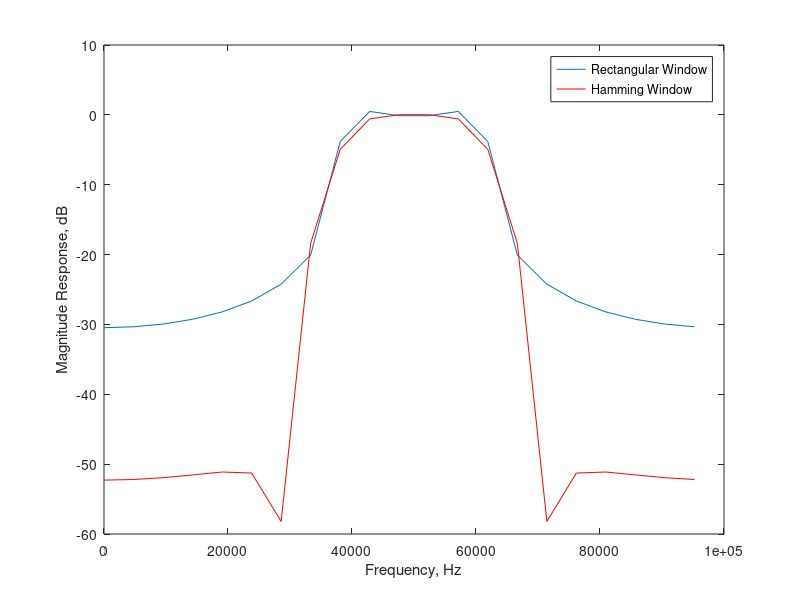

Reproduce this figure in MATLAB.
%sampling frequency
fs=100e3;
%cut-off frequency
fc=12.5e3;

%normalised digital cut-off frequency
Omegac = 2*pi*fc/fs;
%length of filter
M=21;
halfM=floor(M/2);
%discrete time index
n=-halfM:halfM;
N=M;
%frequencies
f=0:fs/N:fs-fs/N;
%sinc based impulse response
h=Omegac/pi*sinc(n*Omegac/pi).*cos(n*pi);
%hamming window
w=hamming(M)';
%element wise multiplication with the sinc function
hammingh=h.*w;
%visually compare time domain sinc based impulse response 
%with hamming windowed sinc function
plot(n,h,'DisplayName','Rectangular Window')
hold on
plw=plot(n,hammingh,'r','DisplayName','Hamming Window')
hold off
xlabel('Time Index, n')
ylabel('Impulse Response Amplitude')
legend

%wait for window to close before going to next part of code  
waitfor(plw)

%
%DFTs and magnitude responses 
H=fft(h);
HmagdB=20*log10(abs(H));

HammingH=fft(hammingh);
HammingHmagdB=20*log10(abs(HammingH));

plot(f,HmagdB,'DisplayName','Rectangular Window')
hold on
plot(f,HammingHmagdB,'r','DisplayName','Hamming Window')
hold off
xlabel('Frequency, Hz')
ylabel('Magnitude Response, dB')
legend
